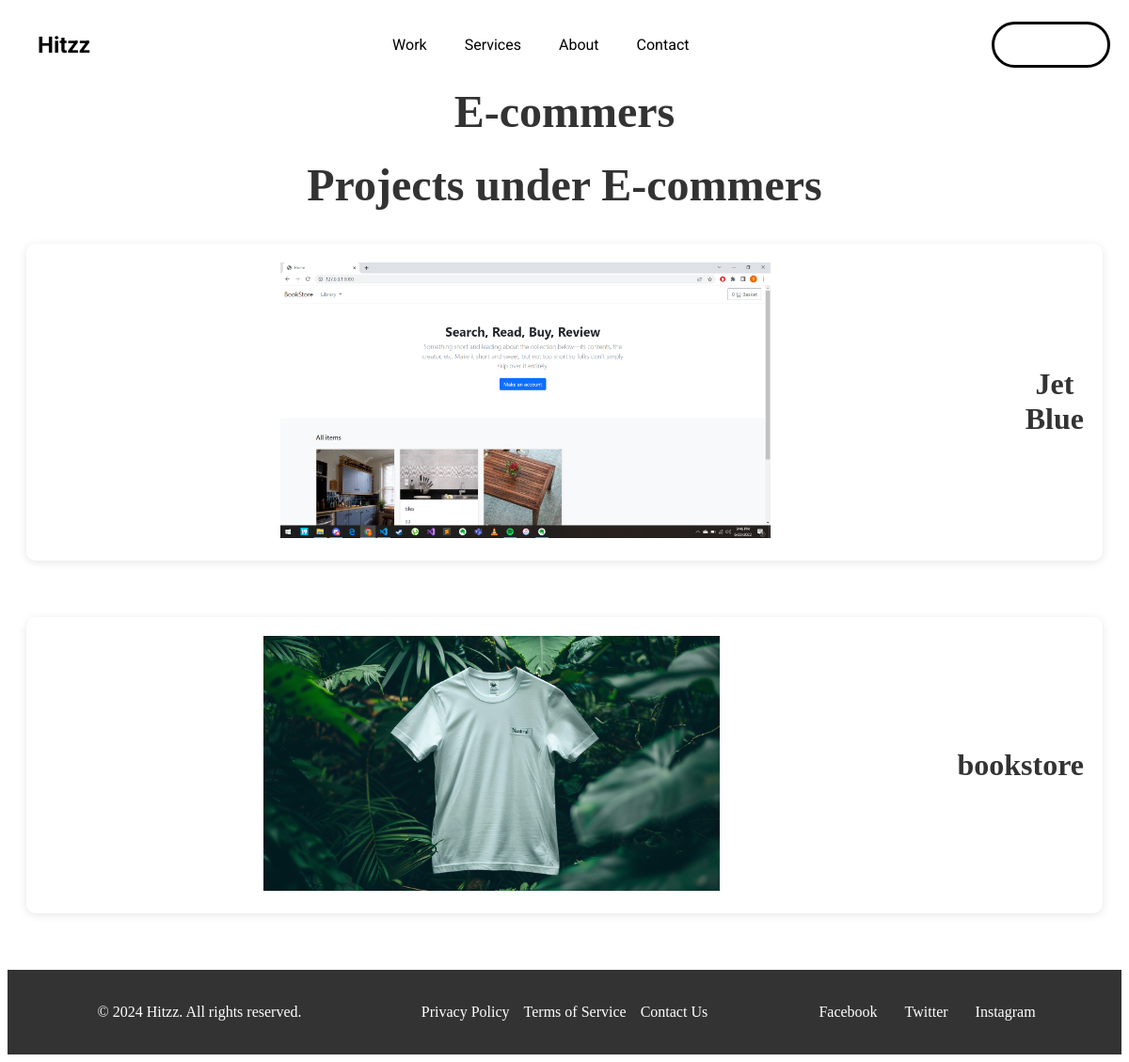
Before: /project_list/1/ with the older database file.
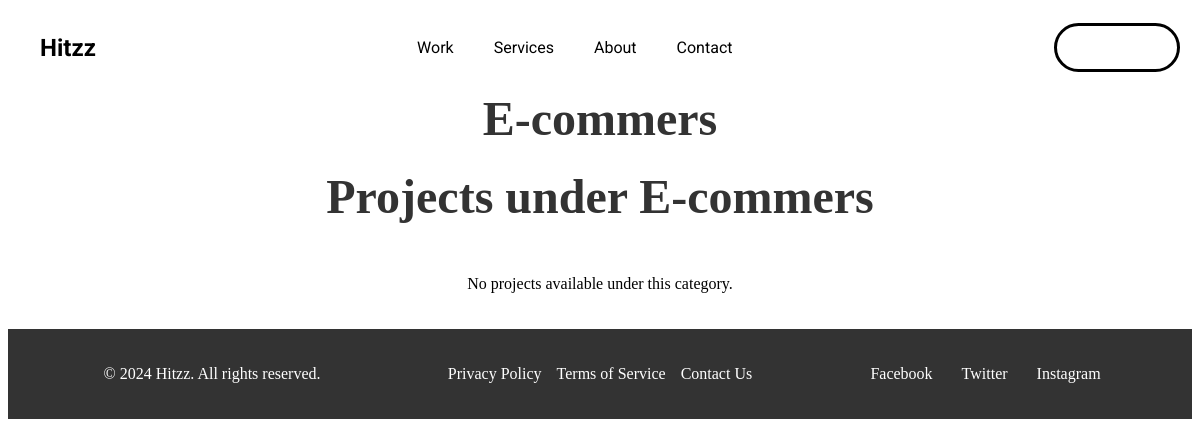
After: the same page with the newer database file.
### work/models.py (models this page shows, shortened)
class Category(models.Model):
    name = models.CharField(max_length=100)
    description = models.TextField(blank=True)

class ProjectImage(models.Model):
    project = models.ForeignKey(Project, on_delete=models.CASCADE, related_name='images')
    image = models.ImageField(upload_to='projects/')
    is_feature = models.BooleanField(default=False)

class Project(models.Model):
    category = models.ForeignKey(Category, on_delete=models.CASCADE, related_name='projects')
    title = models.CharField(max_length=200)
    description = models.TextField()
    date_created = models.DateField(auto_now_add=True)

### work/views.py (the view)
# urls.py: path('project_list/<int:category_id>/', views.project_list, name='project_list'),
def project_list(request, category_id):
    category = get_object_or_404(Category, pk=category_id)
    projects = category.projects.all()  # Uses the related_name 'projects'
    return render(request, 'work/category_detail.html', {'category': category, 'projects': projects})

### templates/work/category_detail.html (shortened to what this page needs)
{% extends './navbar.html' %}
{% load static %}
{% block content %}
<h1>{{ category.name }}</h1>
<h2>Projects under {{ category.name }}</h2>
<div class="project-gallery">
    {% for project in projects %}
        <div class="project-item">
            {% for image in project.images.all %}
                {% if image.is_feature %}
                    <a href="{% url 'work:project_detail' project.id %}">
                        <img src="{{ image.image.url }}" alt="{{ project.title }} Featured Image">
                    </a>
                {% endif %}
            {% endfor %}
            <div class="project-description">{{ project.title }}</div>
        </div>
    {% empty %}
        <p>No projects available under this category.</p>
    {% endfor %}
</div>
{% endblock %}

### templates/work/navbar.html (shortened to what this page needs)
{% load static %}
<!DOCTYPE html>
<html lang="en">
<head>
    <link rel="stylesheet" href="{% static 'styles.css' %}">
</head>
<body>
    <header>
        <div class="brand">
            <a href="{% url 'work:demo_view' %}">Hitzz</a>
        </div>
        <nav>
            <ul id="navbar" class="navbar">
                <li><a href="{% url 'work:work' %}">Work</a></li>
                <li><a href="{% url 'work:services' %}">Services</a></li>
                <li><a href="{% url 'work:about' %}">About</a></li>
                <li><a href="{% url 'work:contact' %}">Contact</a></li>
            </ul>
        </nav>
        <div class="button">
            <a href="{% url 'work:start' %}">Let's Start</a>
        </div>
    </header>
    <main>
        {% block content %}{% endblock %}
    </main>
    <footer>
        <div class="footer-content">
            <div class="footer-left">
                <p>&copy; 2024 Hitzz. All rights reserved.</p>
            </div>
            <div class="footer-center">
                <ul class="footer-links">
                    <li><a href="#">Privacy Policy</a></li>
                    <li><a href="#">Terms of Service</a></li>
                    <li><a href="#">Contact Us</a></li>
                </ul>
            </div>
            <div class="footer-right">
                <a href="https://facebook.com" target="_blank" class="social-icon">Facebook</a>
                <a href="https://twitter.com" target="_blank" class="social-icon">Twitter</a>
                <a href="https://instagram.com" target="_blank" class="social-icon">Instagram</a>
            </div>
        </div>
    </footer>
</body>
</html>

### static/styles.css (style rules this page uses)
header { display: flex; justify-content: space-between; align-items: center; padding: 10px; background-color: black; position: fixed; top: 0; left: 0; width: 100%; z-index: 1000; font-family: 'Roboto', sans-serif; transition: padding 0.3s, transform 0.3s, top 0.5s ease; }
.brand { margin-left: 30px; font-family: "Roboto", sans-serif; }
.brand a { text-decoration: none; font-size: 1.5em; color: white; font-weight: bold; transition: font-size 0.3s ease; font-family: "Roboto", sans-serif; }
.button a { display: inline-block; padding: 12px 24px; margin-right: 30px; background-color: white; color: black; text-decoration: none; border-radius: 50px; font-size: 1em; font-weight: bold; text-align: center; border: 3px solid black; transition: background-color 0.3s, transform 0.3s; }
h1 { font-size: 3em; line-height: 1.3; margin: 0; color: #333; }
h2 { font-size: 3em; line-height: 1.3; margin: 0; color: #333; margin-bottom: 30px; }
#navbar { list-style-type: none; margin: 0; padding: 14px 20px; display: flex; justify-content: center; transition: border-radius 0.3s, padding 0.3s, background-color 0.3s; }
#navbar li { margin: 0; }
#navbar a { display: block; padding: 14px 20px; color: white; text-decoration: none; text-align: center; }
#navbar a::after { content: ''; position: absolute; left: 20%; bottom: 0; width: 60%; height: 2px; background-color: black; transform: scaleX(0); transition: transform 0.3s ease; }
main { padding: 80px 20px 20px; text-align: center; }
footer { background-color: #333; color: white; text-align: center; padding: 10px; position: fixed; bottom: 0; width: 100%; }
.project-gallery { display: flex; flex-direction: column; gap: 20px; }
.social-icon { color: white; text-decoration: none; margin: 0 10px; }

### templates/work/navbar.html (style rules this page uses)
footer { background-color: #333; color: white; padding: 20px 0; text-align: center; position: relative; width: 100%; }
.footer-content { display: flex; justify-content: space-between; align-items: center; max-width: 1200px; margin: 0 auto; padding: 0 20px; }
.footer-left, .footer-center, .footer-right { flex: 1; }
.footer-links { list-style: none; padding: 0; margin: 0; display: flex; justify-content: center; gap: 15px; }
.footer-links li { display: inline; }
.footer-links a { color: white; text-decoration: none; }
.footer-content { display: flex; flex-direction: column; gap: 20px; }
.footer-links { list-style: none; padding: 0; margin: 0; display: flex; justify-content: center; gap: 15px; flex-wrap: wrap; }
.footer-right a { margin-right: 15px; }
@media (min-width: 769px) { .footer-content { flex-direction: row; justify-content: space-between; align-items: center; } }

Changed rows visible on the page:
removed Project: title "Jet Blue"
removed ProjectImage: image (picture), shown under "Jet Blue"
removed Project: title "bookstore"
removed ProjectImage: image (picture), shown under "bookstore"
Other visible differences:
text now shown: "No projects available under this category."
